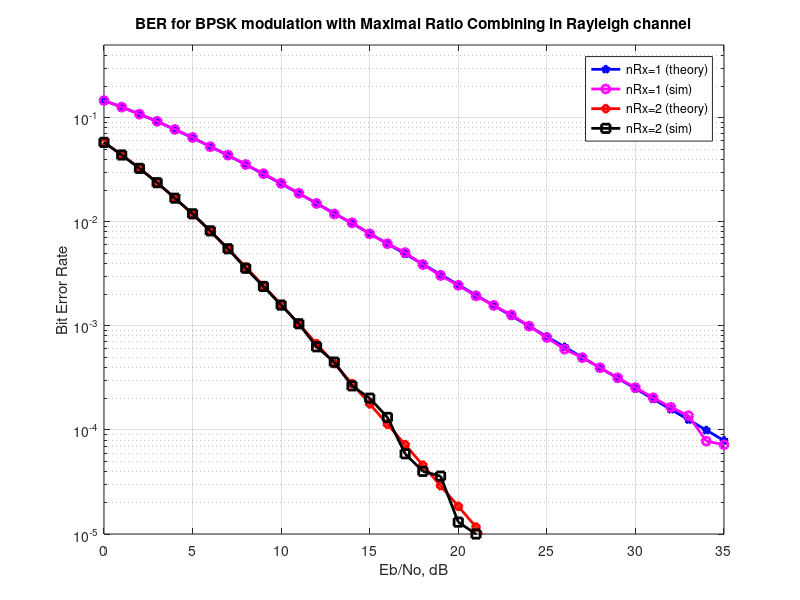

The MATLAB script that drew this image:
%%%%%%%%%%%%%%%%%%%%%%%%%%%%%%%%%%%%%%%%%%%%%%%%%%%%%%%%%%%%
% All rights reserved by Krishna Pillai, http://www.dsplog.com
% The file may not be re-distributed without explicit authorization
% from Krishna Pillai.
% Checked for proper operation with Octave Version 3.0.0
% Author        : Krishna Pillai
% Email         : krishna@dsplog.com
% Version       : 1.0
% Date          : 6th September 2008
% %%%%%%%%%%%%%%%%%%%%%%%%%%%%%%%%%%%%%%%%%%%%%%%%%%%%%%%%%

% Script for computing the BER for BPSK modulation in a
% Rayleigh fading channel with Maximal Ratio Combining

clear
N = 10^6; % number of bits or symbols

% Transmitter
ip = rand(1,N)>0.5; % generating 0,1 with equal probability
s = 2*ip-1; % BPSK modulation 0 -> -1; 1 -> 0

nRx =  [1 2];
Eb_N0_dB = [0:35]; % multiple Eb/N0 values

for jj = 1:length(nRx)

    for ii = 1:length(Eb_N0_dB)

        n = 1/sqrt(2)*[randn(nRx(jj),N) + j*randn(nRx(jj),N)]; % white gaussian noise, 0dB variance
        h = 1/sqrt(2)*[randn(nRx(jj),N) + j*randn(nRx(jj),N)]; % Rayleigh channel

        % Channel and noise Noise addition
        sD = kron(ones(nRx(jj),1),s);
        y = h.*sD + 10^(-Eb_N0_dB(ii)/20)*n;

        % equalization maximal ratio combining 
        yHat =  sum(conj(h).*y,1)./sum(h.*conj(h),1); 

        % receiver - hard decision decoding
        ipHat = real(yHat)>0;

        % counting the errors
        nErr(jj,ii) = size(find([ip- ipHat]),2);

    end

end

simBer = nErr/N; % simulated ber
EbN0Lin = 10.^(Eb_N0_dB/10);
theoryBer_nRx1 = 0.5.*(1-1*(1+1./EbN0Lin).^(-0.5)); 
p = 1/2 - 1/2*(1+1./EbN0Lin).^(-1/2);
theoryBer_nRx2 = p.^2.*(1+2*(1-p)); 

close all
figure
semilogy(Eb_N0_dB,theoryBer_nRx1,'bp-','LineWidth',2);
hold on
semilogy(Eb_N0_dB,simBer(1,:),'mo-','LineWidth',2);
semilogy(Eb_N0_dB,theoryBer_nRx2,'rd-','LineWidth',2);
semilogy(Eb_N0_dB,simBer(2,:),'ks-','LineWidth',2);
axis([0 35 10^-5 0.5])
grid on
legend('nRx=1 (theory)', 'nRx=1 (sim)', 'nRx=2 (theory)', 'nRx=2 (sim)');
xlabel('Eb/No, dB');
ylabel('Bit Error Rate');
title('BER for BPSK modulation with Maximal Ratio Combining in Rayleigh channel');
